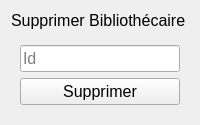
                <widget class="QWidget" name="deleteLibrarian">
                 <layout class="QVBoxLayout" name="verticalLayout_45">
                  <item alignment="Qt::AlignTop">
                   <widget class="QLabel" name="label_18">
                    <property name="font">
                     <font>
                      <pointsize>12</pointsize>
                     </font>
                    </property>
                    <property name="text">
                     <string>Supprimer Bibliothécaire</string>
                    </property>
                   </widget>
                  </item>
                  <item>
                   <widget class="QWidget" name="widget_21" native="true">
                    <property name="sizePolicy">
                     <sizepolicy hsizetype="Preferred" vsizetype="Expanding">
                      <horstretch>0</horstretch>
                      <verstretch>0</verstretch>
                     </sizepolicy>
                    </property>
                    <layout class="QVBoxLayout" name="verticalLayout_46">
                     <item>
                      <widget class="QLineEdit" name="deleteLibrarianId">
                       <property name="font">
                        <font>
                         <pointsize>12</pointsize>
                        </font>
                       </property>
                       <property name="placeholderText">
                        <string>Id</string>
                       </property>
                      </widget>
                     </item>
                     <item>
                      <widget class="QPushButton" name="deleteLibrarianBtn">
                       <property name="font">
                        <font>
                         <pointsize>12</pointsize>
                        </font>
                       </property>
                       <property name="text">
                        <string>Supprimer</string>
                       </property>
                       <property name="icon">
                        <iconset resource="QSS/QSS_Resources.qrc">
                         <normaloff>:/icons/Icons/trash-2.png</normaloff>:/icons/Icons/trash-2.png</iconset>
                       </property>
                       <property name="iconSize">
                        <size>
                         <width>24</width>
                         <height>24</height>
                        </size>
                       </property>
                      </widget>
                     </item>
                    </layout>
                   </widget>
                  </item>
                 </layout>
                </widget>
